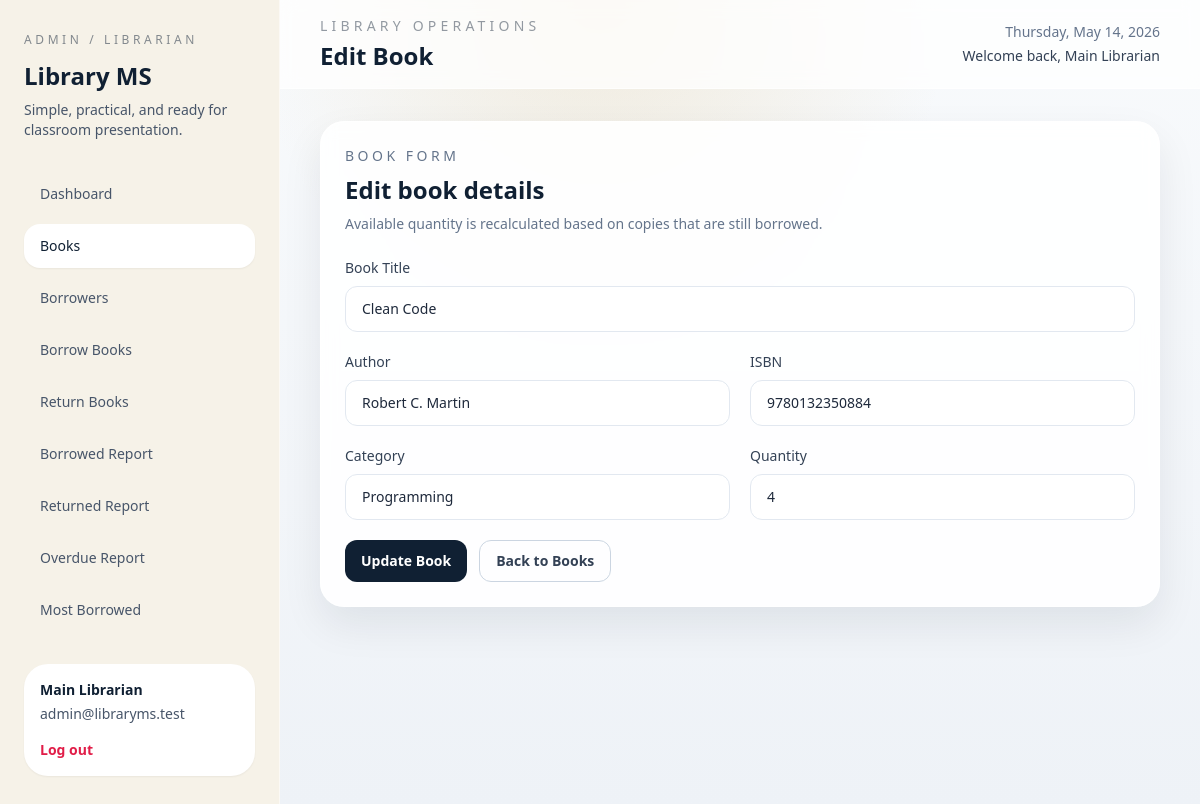
The app's page /admin/books/edit.php?id=2 (signed in) with its own data.
### tables this page shows
CREATE TABLE books (
    id INT AUTO_INCREMENT PRIMARY KEY,
    title VARCHAR(160) NOT NULL,
    author VARCHAR(120) NOT NULL,
    isbn VARCHAR(50) NOT NULL UNIQUE,
    category VARCHAR(100) NOT NULL,
    quantity INT NOT NULL DEFAULT 1,
    available_quantity INT NOT NULL DEFAULT 1,
    created_at TIMESTAMP DEFAULT CURRENT_TIMESTAMP
);

### includes/db.php (called while the page is built, shortened)
<?php
function db(): PDO
{
    static $pdo = null;
    if ($pdo instanceof PDO) {
        return $pdo;
    }
    $dsn = sprintf('mysql:host=%s;port=%s;dbname=%s;charset=utf8mb4', DB_HOST, DB_PORT, DB_NAME);
    try {
        $pdo = new PDO($dsn, DB_USER, DB_PASS, [
            PDO::ATTR_ERRMODE => PDO::ERRMODE_EXCEPTION,
            PDO::ATTR_DEFAULT_FETCH_MODE => PDO::FETCH_ASSOC,
        ]);
    } catch (PDOException $exception) {
        http_response_code(500);
        echo '<h1>Database Connection Error</h1>';
        echo '<p>Please update your database settings in <code>.env</code> or <code>includes/config.php</code>.</p>';
        echo '<pre>' . htmlspecialchars($exception->getMessage(), ENT_QUOTES, 'UTF-8') . '</pre>';
        exit;
    }
    return $pdo;
}

### includes/library.php (called while the page is built, shortened)
<?php
function get_book(int $bookId): ?array
{
    $statement = db()->prepare('SELECT * FROM books WHERE id = :id LIMIT 1');
    $statement->execute(['id' => $bookId]);
    $book = $statement->fetch();
    return $book ?: null;
}

### includes/helpers.php (called while the page is built, shortened)
<?php
function e(mixed $value): string
{
    return htmlspecialchars((string) $value, ENT_QUOTES, 'UTF-8');
}
function url(string $path = ''): string
{
    $base = rtrim(APP_URL, '/');
    $cleanPath = ltrim($path, '/');
    return $cleanPath === '' ? $base : $base . '/' . $cleanPath;
}

### admin/books/edit.php (the view, shortened to what this page needs)
<?php
$bookId = (int) ($_GET['id'] ?? 0);
$book = get_book($bookId);
$form = [
    'title' => $book['title'],
    'author' => $book['author'],
    'isbn' => $book['isbn'],
    'category' => $book['category'],
    'quantity' => (string) $book['quantity'],
];
?>
<section class="panel max-w-4xl">
    <div class="mb-6">
        <p class="text-sm uppercase tracking-[0.25em] text-slate-500">Book Form</p>
        <h3 class="mt-2 text-2xl font-semibold text-library-ink">Edit book details</h3>
        <p class="mt-2 text-sm text-slate-500">Available quantity is recalculated based on copies that are still borrowed.</p>
    </div>
    <form method="post" class="grid gap-5 md:grid-cols-2">
        <div class="md:col-span-2">
            <label class="label-text" for="title">Book Title</label>
            <input class="input-field" id="title" name="title" type="text" value="<?= e($form['title']) ?>">
        </div>
        <div>
            <label class="label-text" for="author">Author</label>
            <input class="input-field" id="author" name="author" type="text" value="<?= e($form['author']) ?>">
        </div>
        <div>
            <label class="label-text" for="isbn">ISBN</label>
            <input class="input-field" id="isbn" name="isbn" type="text" value="<?= e($form['isbn']) ?>">
        </div>
        <div>
            <label class="label-text" for="category">Category</label>
            <input class="input-field" id="category" name="category" type="text" value="<?= e($form['category']) ?>">
        </div>
        <div>
            <label class="label-text" for="quantity">Quantity</label>
            <input class="input-field" id="quantity" name="quantity" type="number" min="1" value="<?= e($form['quantity']) ?>">
        </div>
        <div class="md:col-span-2 flex flex-wrap gap-3">
            <button type="submit" class="btn-primary">Update Book</button>
            <a href="<?= e(url('admin/books/index.php')) ?>" class="btn-secondary">Back to Books</a>
        </div>
    </form>
</section>

### records on screen
books: title "Clean Code", author "Robert C. Martin", isbn "9780132350884", category "Programming", quantity "4"

### other values on screen
$link['label'] "Dashboard"
$link['label'] "Books"
$link['label'] "Borrowers"
$link['label'] "Borrow Books"
$link['label'] "Return Books"
$link['label'] "Borrowed Report"
$link['label'] "Returned Report"
$link['label'] "Overdue Report"
$link['label'] "Most Borrowed"
$user['name'] "Main Librarian"
$user['email'] "admin@libraryms.test"
$title "Edit Book"
